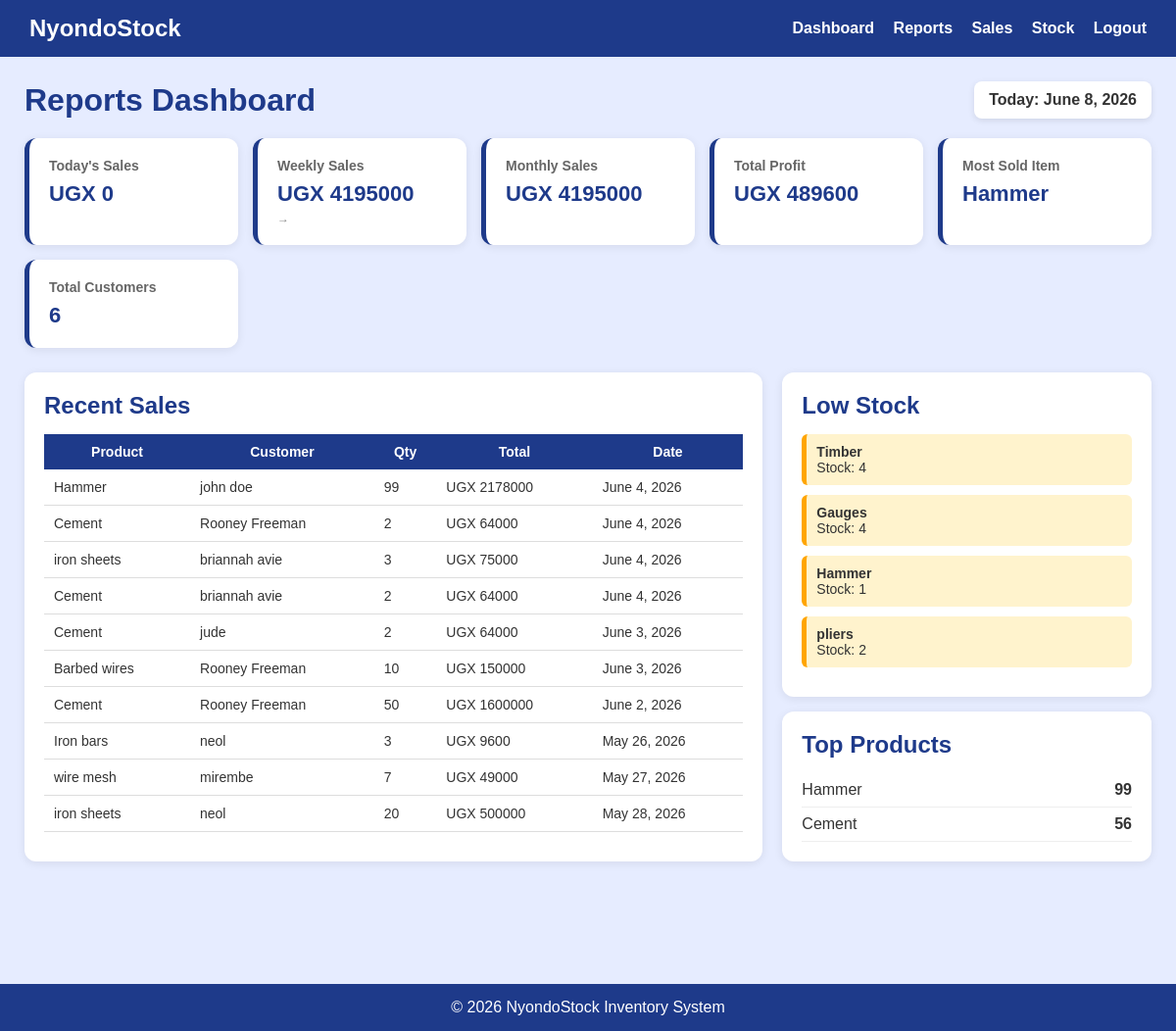
The app's page /reports/ (signed in) with its own data.
### mugeniapp/models.py (models this page shows, shortened)
class Stock(models.Model):
    name = models.CharField(max_length=100, unique=True)
    category = models.CharField(max_length=100)
    quantity = models.PositiveIntegerField(default=0)
    supplier = models.CharField(max_length=100, null=True)
    cost_price = models.PositiveIntegerField(default=0)
    selling_price = models.PositiveIntegerField(default=0)
    date = models.DateField()
    def __str__(self):
     return self.name

class Sales(models.Model):
    name = models.ForeignKey(Stock, on_delete=models.CASCADE)
    quantity = models.PositiveIntegerField(default=0)
    unit_price = models.PositiveIntegerField()
    date = models.DateField()
    total_price = models.PositiveIntegerField(default=0)
    customer_name = models.CharField(max_length=100)
    customer_contact = models.CharField(max_length=100)
    distance = models.FloatField(default=0)
    transport_fee = models.PositiveIntegerField(default=0)
    grand_total = models.PositiveIntegerField(default=0)

### mugeniapp/views.py (the view)
# urls.py: path('reports/', views.reports, name='reports'),
@login_required
def reports(request):
    today = timezone.now().date()
    sales = Sales.objects.all().order_by('-id')
    today_sales = (
        Sales.objects.filter(date=today)
        .aggregate(total=Sum('total_price'))['total'] or 0
    )
    today = datetime.today().date()
    current_week_monday = today - timedelta(days=today.weekday())
    current_week_sunday = current_week_monday + timedelta(days=6)
    last_week_monday = current_week_monday - timedelta(days=7)
    last_week_sunday = current_week_monday - timedelta(days=1)
    week_sales = (
        Sales.objects.filter(date__range=[last_week_monday, last_week_sunday])
        .aggregate(total=Sum('total_price'))['total'] or 0
    )
    month_sales = (
        Sales.objects.filter(
            date__month=today.month,
            date__year=today.year
        ).aggregate(total=Sum('total_price'))['total'] or 0
    )
    total_profit = (
        Sales.objects.aggregate(
            profit=Sum(
                (F('unit_price') - F('name__cost_price')) * F('quantity')
            )
        )['profit'] or 0
    )
    most_sold = (
        Sales.objects.values('name__name')
        .annotate(total_qty=Sum('quantity'))
        .order_by('-total_qty')
        .first()
    )
    most_sold_item = most_sold['name__name'] if most_sold else "No sales yet"
    total_customers = (
        Sales.objects.values('customer_name')
        .distinct()
        .count()
    )
    low_stock_items = Stock.objects.filter(quantity__lt=10)
    top_products = (
        Sales.objects.values('name__name')
        .annotate(total_qty=Sum('quantity'))
        .order_by('-total_qty')[:2]
    )
    context = {
        'today': today,
        'sales': sales,
        'today_sales': today_sales,
        'week_sales': week_sales,
        'month_sales': month_sales,
        'total_profit': total_profit,
        'most_sold_item': most_sold_item,
        'total_customers': total_customers,
        'low_stock_items': low_stock_items,
        'top_products': top_products,
    }
    return render(request, 'reports.html', context)

### mugeniapp/templates/reports.html (shortened to what this page needs)
<!DOCTYPE html>
<html lang="en">
<head>
</head>
<body>
<div class="navbar">
    <h2>NyondoStock</h2>
    <div class="nav-links">
        <a href="{% url 'dashboard' %}">Dashboard</a>
        <a href="{% url 'reports' %}">Reports</a>
        <a href="{% url 'save' %}">Sales</a>
        <a href="{% url 'add' %}">Stock</a>
        <a href="{% url 'logout' %}">Logout</a>
    </div>
</div>
<div class="container">
    <div class="header">
        <h1>Reports Dashboard</h1>
        <div class="date-box">Today: {{ today }}</div>
    </div>
    <div class="account">
        <div class="card">
            <h3>Today's Sales</h3>
            <p>UGX {{ today_sales }}</p>
        </div>
        <div class="card">
            <h3>Weekly Sales</h3>
            <p>UGX {{ week_sales }}</p>
            <div class="small-text">
                {{ last_week_start }} → {{ last_week_end }}
            </div>
        </div>
        <div class="card">
            <h3>Monthly Sales</h3>
            <p>UGX {{ month_sales }}</p>
        </div>
        <div class="card">
            <h3>Total Profit</h3>
            <p>UGX {{ total_profit }}</p>
        </div>
        <div class="card">
            <h3>Most Sold Item</h3>
            <p>{{ most_sold_item }}</p>
        </div>
        <div class="card">
            <h3>Total Customers</h3>
            <p>{{ total_customers }}</p>
        </div>
    </div>
    <div class="main">
        <div class="box">
            <h2>Recent Sales</h2>
            <table>
                <thead>
                    <tr>
                        <th>Product</th>
                        <th>Customer</th>
                        <th>Qty</th>
                        <th>Total</th>
                        <th>Date</th>
                    </tr>
                </thead>
                <tbody>
                    {% for sale in sales %}
                    <tr>
                        <td>{{ sale.name }}</td>
                        <td>{{ sale.customer_name }}</td>
                        <td>{{ sale.quantity }}</td>
                        <td>UGX {{ sale.total_price }}</td>
                        <td>{{ sale.date }}</td>
                    </tr>
                    {% endfor %}
                </tbody>
            </table>
        </div>
        <div>
            <div class="box">
                <h2>Low Stock</h2>
                {% for item in low_stock_items %}
                <div class="alert">
                    <strong>{{ item.name }}</strong><br>
                    Stock: {{ item.quantity }}
                </div>
                {% empty %}
                <p>No low stock items</p>
                {% endfor %}
            </div>
            <div class="box" style="margin-top:15px;">
                <h2>Top Products</h2>
                {% for product in top_products %}
                <div class="product">
                    <span>{{ product.name__name }}</span>
                    <strong>{{ product.total_qty }}</strong>
                </div>
                {% endfor %}
            </div>
        </div>
    </div>
</div>
<div class="footer">
    © 2026 NyondoStock Inventory System
</div>
</body>
</html>

### mugeniapp/templates/reports.html (style rules this page uses)
* { margin: 0; padding: 0; box-sizing: border-box; font-family: Arial, sans-serif; }
body { background: #e6ecff; color: #333; }
.navbar { background: #1E3A8A; padding: 15px 30px; display: flex; justify-content: space-between; align-items: center; color: white; }
.nav-links a { color: white; text-decoration: none; margin-left: 15px; font-weight: bold; }
.container { padding: 25px; }
.header { display: flex; justify-content: space-between; align-items: center; margin-bottom: 20px; }
.header h1 { color: #1E3A8A; }
.date-box { background: white; padding: 10px 15px; border-radius: 8px; font-weight: bold; box-shadow: 0 2px 6px rgba(0,0,0,0.1); }
.account { display: grid; grid-template-columns: repeat(auto-fit, minmax(200px, 1fr)); gap: 15px; margin-bottom: 25px; }
.card { background: white; padding: 20px; border-radius: 12px; box-shadow: 0 2px 10px rgba(0,0,0,0.08); border-left: 5px solid #1E3A8A; }
.card h3 { font-size: 14px; color: #666; margin-bottom: 8px; }
.card p { font-size: 22px; font-weight: bold; color: #1E3A8A; }
.small-text { font-size: 12px; color: #888; margin-top: 5px; }
.main { display: grid; grid-template-columns: 2fr 1fr; gap: 20px; }
.box { background: white; padding: 20px; border-radius: 12px; box-shadow: 0 2px 10px rgba(0,0,0,0.08); }
.box h2 { margin-bottom: 15px; color: #1E3A8A; }
table { width: 100%; border-collapse: collapse; }
table th { background: #1E3A8A; color: white; padding: 10px; font-size: 14px; }
table td { padding: 10px; border-bottom: 1px solid #ddd; font-size: 14px; }
.alert { background: #fff3cd; padding: 10px; border-left: 5px solid orange; margin-bottom: 10px; border-radius: 6px; font-size: 14px; }
.product { display: flex; justify-content: space-between; padding: 8px 0; border-bottom: 1px solid #eee; }
.footer { text-align: center; padding: 15px; margin-top: 100px; background: #1E3A8A; color: white; }

### records on screen
Stock: name "Hammer", quantity "1"
Sales: name "Hammer", customer_name "john doe", quantity "99", total_price "2178000", date "June 4, 2026"
Sales: name "Cement", customer_name "Rooney Freeman", quantity "2", total_price "64000", date "June 4, 2026"
Sales: name "iron sheets", customer_name "briannah avie", quantity "3", total_price "75000", date "June 4, 2026"
Sales: name "Cement", customer_name "briannah avie", quantity "2", total_price "64000", date "June 4, 2026"
Sales: name "Cement", customer_name "jude", quantity "2", total_price "64000", date "June 3, 2026"
Sales: name "Barbed wires", customer_name "Rooney Freeman", quantity "10", total_price "150000", date "June 3, 2026"
Sales: name "Cement", customer_name "Rooney Freeman", quantity "50", total_price "1600000", date "June 2, 2026"
Sales: name "Iron bars", customer_name "neol", quantity "3", total_price "9600", date "May 26, 2026"
Sales: name "wire mesh", customer_name "mirembe", quantity "7", total_price "49000", date "May 27, 2026"
Sales: name "iron sheets", customer_name "neol", quantity "20", total_price "500000", date "May 28, 2026"
Stock: name "Timber", quantity "4"
Stock: name "Gauges", quantity "4"
Stock: name "pliers", quantity "2"
Stock: name__name "Cement", total_qty "56"

### other values on screen
{{ today_sales }} "0"
{{ week_sales }} "4195000"
{{ month_sales }} "4195000"
{{ total_profit }} "489600"
{{ total_customers }} "6"
{{ product.name__name }} "Hammer"
{{ product.total_qty }} "99"
